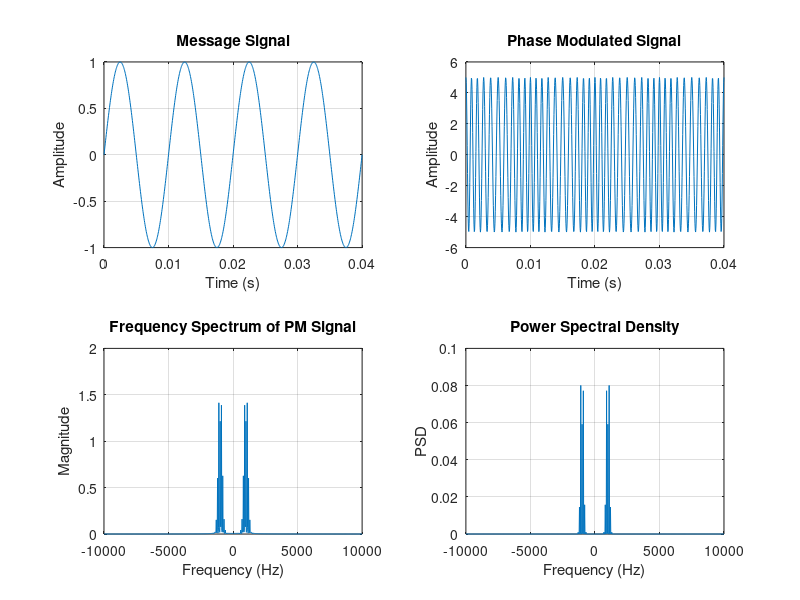

Source code (MATLAB):
clc;
clear;
close all;
% Parameters
Am = 1; % Message Amplitude (V)
fm = 100; % Message Frequency (Hz)
Ac = 5; % Carrier Amplitude (V)
fc = 1000; % Carrier Frequency (Hz)
fs = 20*fc; % Sampling Frequency (Hz)
kp = pi/2; % Phase Sensitivity (rad/V)
% Time Vector
t = 0:1/fs:4/fm;
% Message Signal
m = Am*sin(2*pi*fm*t);
% PM Signal
pm = Ac*cos(2*pi*fc*t + kp*m);
% Phase Deviation
beta = kp*Am;
% FFT
N = length(pm);
f = linspace(-fs/2,fs/2,N);
PM_FFT = abs(fftshift(fft(pm)))/N;
% Power Spectral Density
PSD = (abs(fftshift(fft(pm))).^2)/(N*fs);
% Approximate Bandwidth
BW = 2*(beta+1)*fm;
fprintf('Phase Deviation = %.2f radians\n',beta);
fprintf('Estimated Bandwidth = %.2f Hz\n',BW);
% Plotting
figure('Name','PSD Analysis of PM Signal','NumberTitle','off');
subplot(2,2,1);
plot(t,m);
title('Message Signal');
xlabel('Time (s)');
ylabel('Amplitude');
grid on;
subplot(2,2,2);
plot(t,pm);
title('Phase Modulated Signal');
xlabel('Time (s)');
ylabel('Amplitude');
grid on;
subplot(2,2,3);
plot(f,PM_FFT);
title('Frequency Spectrum of PM Signal');
xlabel('Frequency (Hz)');
ylabel('Magnitude');
grid on;
subplot(2,2,4);
plot(f,PSD);
title('Power Spectral Density');
xlabel('Frequency (Hz)');
ylabel('PSD');
grid on;
